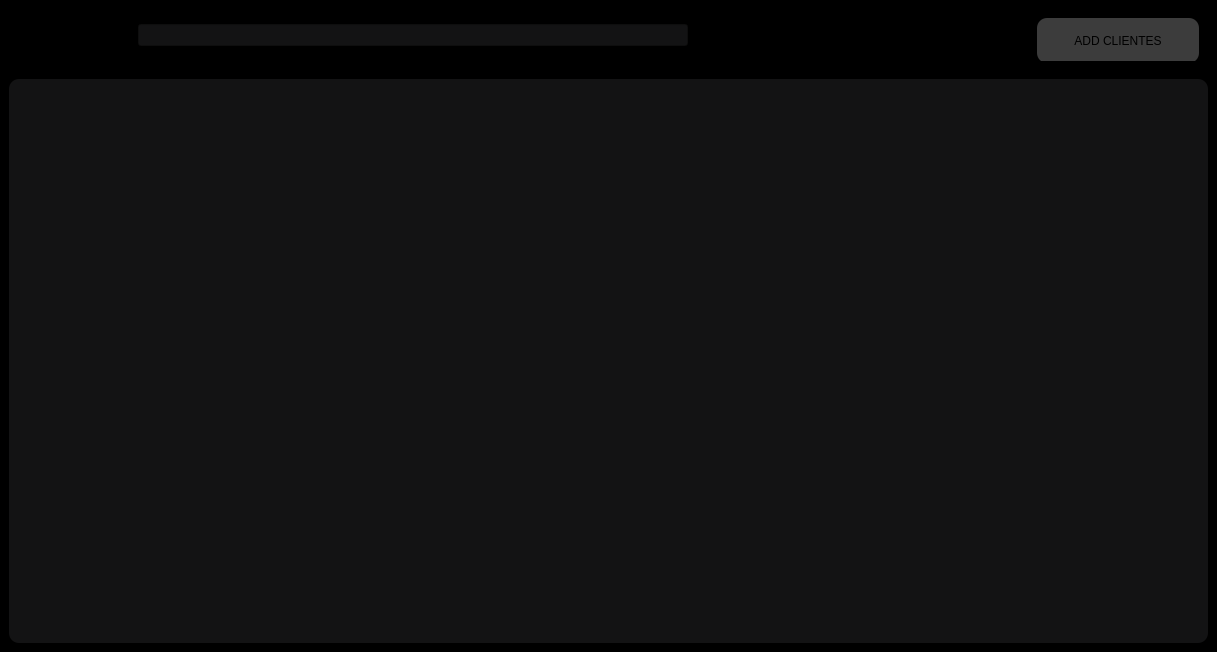
<?xml version="1.0" encoding="UTF-8"?>
<ui version="4.0">
 <class>MainWindow</class>
 <widget class="QMainWindow" name="MainWindow">
  <property name="geometry">
   <rect>
    <x>0</x>
    <y>0</y>
    <width>1217</width>
    <height>652</height>
   </rect>
  </property>
  <property name="windowTitle">
   <string>MainWindow</string>
  </property>
  <property name="layoutDirection">
   <enum>Qt::LayoutDirection::LeftToRight</enum>
  </property>
  <property name="styleSheet">
   <string notr="true">#centralwidget{
	background-color: black;
}

#centralwidget QLineEdit{
	background-color: #131314;
}

#centralwidget QTableWidget{
	background-color: #131314;
	border-radius: 10px;
}

#centralwidget QPushButton{
	background-color: #3c3c3c;
	border-radius: 10px;
}
</string>
  </property>
  <widget class="QWidget" name="centralwidget">
   <layout class="QVBoxLayout" name="verticalLayout">
    <property name="spacing">
     <number>0</number>
    </property>
    <property name="leftMargin">
     <number>0</number>
    </property>
    <property name="topMargin">
     <number>0</number>
    </property>
    <property name="rightMargin">
     <number>0</number>
    </property>
    <property name="bottomMargin">
     <number>0</number>
    </property>
    <item>
     <widget class="QWidget" name="widget_2" native="true">
      <property name="minimumSize">
       <size>
        <width>0</width>
        <height>70</height>
       </size>
      </property>
      <property name="maximumSize">
       <size>
        <width>16777215</width>
        <height>70</height>
       </size>
      </property>
      <property name="styleSheet">
       <string notr="true"/>
      </property>
      <layout class="QHBoxLayout" name="horizontalLayout">
       <property name="spacing">
        <number>9</number>
       </property>
       <property name="leftMargin">
        <number>9</number>
       </property>
       <property name="topMargin">
        <number>9</number>
       </property>
       <property name="rightMargin">
        <number>9</number>
       </property>
       <property name="bottomMargin">
        <number>9</number>
       </property>
       <item>
        <widget class="QLabel" name="label">
         <property name="minimumSize">
          <size>
           <width>120</width>
           <height>0</height>
          </size>
         </property>
         <property name="maximumSize">
          <size>
           <width>120</width>
           <height>16777215</height>
          </size>
         </property>
         <property name="text">
          <string>Clientes</string>
         </property>
         <property name="alignment">
          <set>Qt::AlignmentFlag::AlignCenter</set>
         </property>
        </widget>
       </item>
       <item>
        <widget class="QWidget" name="widget_4" native="true">
         <property name="sizePolicy">
          <sizepolicy hsizetype="Preferred" vsizetype="Preferred">
           <horstretch>0</horstretch>
           <verstretch>0</verstretch>
          </sizepolicy>
         </property>
         <property name="minimumSize">
          <size>
           <width>600</width>
           <height>0</height>
          </size>
         </property>
         <property name="layoutDirection">
          <enum>Qt::LayoutDirection::LeftToRight</enum>
         </property>
         <property name="styleSheet">
          <string notr="true"/>
         </property>
         <layout class="QVBoxLayout" name="verticalLayout_2" stretch="0">
          <property name="spacing">
           <number>0</number>
          </property>
          <property name="leftMargin">
           <number>0</number>
          </property>
          <property name="topMargin">
           <number>0</number>
          </property>
          <property name="rightMargin">
           <number>0</number>
          </property>
          <property name="bottomMargin">
           <number>0</number>
          </property>
          <item>
           <widget class="QLineEdit" name="FiltroClientes">
            <property name="sizePolicy">
             <sizepolicy hsizetype="Ignored" vsizetype="Maximum">
              <horstretch>0</horstretch>
              <verstretch>0</verstretch>
             </sizepolicy>
            </property>
            <property name="minimumSize">
             <size>
              <width>550</width>
              <height>0</height>
             </size>
            </property>
            <property name="maximumSize">
             <size>
              <width>550</width>
              <height>16777215</height>
             </size>
            </property>
            <property name="styleSheet">
             <string notr="true">border-left: 1px solid red;
border-right: 1px solid red;</string>
            </property>
            <property name="alignment">
             <set>Qt::AlignmentFlag::AlignLeading|Qt::AlignmentFlag::AlignLeft|Qt::AlignmentFlag::AlignTop</set>
            </property>
           </widget>
          </item>
         </layout>
        </widget>
       </item>
       <item>
        <widget class="QWidget" name="widget_5" native="true">
         <property name="minimumSize">
          <size>
           <width>180</width>
           <height>0</height>
          </size>
         </property>
         <property name="maximumSize">
          <size>
           <width>180</width>
           <height>16777215</height>
          </size>
         </property>
         <property name="styleSheet">
          <string notr="true"/>
         </property>
         <layout class="QHBoxLayout" name="horizontalLayout_3">
          <item>
           <widget class="QPushButton" name="add_clientes">
            <property name="minimumSize">
             <size>
              <width>50</width>
              <height>45</height>
             </size>
            </property>
            <property name="maximumSize">
             <size>
              <width>16777215</width>
              <height>45</height>
             </size>
            </property>
            <property name="text">
             <string>ADD CLIENTES</string>
            </property>
           </widget>
          </item>
         </layout>
        </widget>
       </item>
      </layout>
     </widget>
    </item>
    <item>
     <widget class="QWidget" name="widget" native="true">
      <property name="styleSheet">
       <string notr="true"/>
      </property>
      <layout class="QHBoxLayout" name="horizontalLayout_4">
       <property name="leftMargin">
        <number>9</number>
       </property>
       <item>
        <widget class="QTableWidget" name="tableWidget"/>
       </item>
      </layout>
     </widget>
    </item>
   </layout>
  </widget>
 </widget>
 <resources/>
 <connections/>
</ui>
